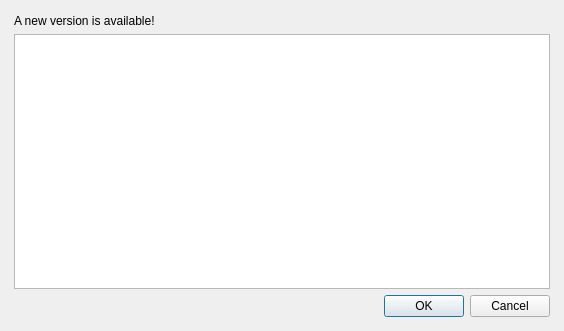
<?xml version="1.0" encoding="UTF-8"?>
<ui version="4.0">
 <class>CUpdaterDialog</class>
 <widget class="QDialog" name="CUpdaterDialog">
  <property name="windowModality">
   <enum>Qt::NonModal</enum>
  </property>
  <property name="geometry">
   <rect>
    <x>0</x>
    <y>0</y>
    <width>564</width>
    <height>331</height>
   </rect>
  </property>
  <property name="windowTitle">
   <string>MLV App - Updates</string>
  </property>
  <property name="modal">
   <bool>true</bool>
  </property>
  <layout class="QVBoxLayout" name="verticalLayout">
   <item>
    <widget class="QStackedWidget" name="stackedWidget">
     <property name="currentIndex">
      <number>1</number>
     </property>
     <widget class="QWidget" name="page">
      <layout class="QVBoxLayout" name="verticalLayout_2">
       <item>
        <layout class="QHBoxLayout" name="horizontalLayout" stretch="0,1,0">
         <item>
          <widget class="QLabel" name="lblOperationInProgress">
           <property name="text">
            <string>Searching for updates...</string>
           </property>
          </widget>
         </item>
         <item>
          <widget class="QProgressBar" name="progressBar">
           <property name="value">
            <number>0</number>
           </property>
           <property name="textVisible">
            <bool>false</bool>
           </property>
          </widget>
         </item>
         <item>
          <widget class="QLabel" name="lblPercentage">
           <property name="text">
            <string notr="true">0.0 %</string>
           </property>
          </widget>
         </item>
        </layout>
       </item>
       <item>
        <spacer name="verticalSpacer">
         <property name="orientation">
          <enum>Qt::Vertical</enum>
         </property>
         <property name="sizeHint" stdset="0">
          <size>
           <width>20</width>
           <height>234</height>
          </size>
         </property>
        </spacer>
       </item>
      </layout>
     </widget>
     <widget class="QWidget" name="page_2">
      <layout class="QVBoxLayout" name="verticalLayout_3">
       <property name="leftMargin">
        <number>3</number>
       </property>
       <property name="topMargin">
        <number>3</number>
       </property>
       <property name="rightMargin">
        <number>3</number>
       </property>
       <property name="bottomMargin">
        <number>3</number>
       </property>
       <item>
        <widget class="QLabel" name="label">
         <property name="text">
          <string>A new version is available!</string>
         </property>
        </widget>
       </item>
       <item>
        <widget class="QTextEdit" name="changeLogViewer">
         <property name="undoRedoEnabled">
          <bool>false</bool>
         </property>
         <property name="readOnly">
          <bool>true</bool>
         </property>
        </widget>
       </item>
       <item>
        <widget class="QDialogButtonBox" name="buttonBox">
         <property name="standardButtons">
          <set>QDialogButtonBox::Cancel|QDialogButtonBox::Ok</set>
         </property>
        </widget>
       </item>
      </layout>
     </widget>
    </widget>
   </item>
  </layout>
 </widget>
 <resources/>
 <connections/>
</ui>
